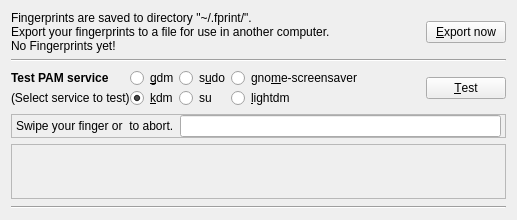
      <widget class="QWidget" name="settingsTab">
       <attribute name="title">
        <string>Settings</string>
       </attribute>
       <layout class="QVBoxLayout" name="verticalLayout_5">
        <item>
         <layout class="QHBoxLayout" name="horizontalLayout_3">
          <property name="spacing">
           <number>0</number>
          </property>
          <property name="sizeConstraint">
           <enum>QLayout::SetNoConstraint</enum>
          </property>
          <property name="leftMargin">
           <number>0</number>
          </property>
          <property name="topMargin">
           <number>0</number>
          </property>
          <property name="rightMargin">
           <number>0</number>
          </property>
          <property name="bottomMargin">
           <number>0</number>
          </property>
          <item>
           <layout class="QVBoxLayout">
            <property name="spacing">
             <number>0</number>
            </property>
            <item>
             <widget class="QLabel" name="fprintLabel1">
              <property name="text">
               <string>Fingerprints are saved to directory &quot;~/.fprint/&quot;.</string>
              </property>
             </widget>
            </item>
            <item>
             <widget class="QLabel" name="fprintLabel2">
              <property name="text">
               <string>Export your fingerprints to a file for use in another computer.</string>
              </property>
             </widget>
            </item>
            <item>
             <widget class="QLabel" name="noFingerprintsLabel">
              <property name="text">
               <string>No Fingerprints yet!</string>
              </property>
             </widget>
            </item>
           </layout>
          </item>
          <item>
           <spacer>
            <property name="orientation">
             <enum>Qt::Horizontal</enum>
            </property>
            <property name="sizeHint" stdset="0">
             <size>
              <width>1</width>
              <height>20</height>
             </size>
            </property>
           </spacer>
          </item>
          <item>
           <widget class="QPushButton" name="exportButton">
            <property name="toolTip">
             <string>Save your fingerprints and setting to file.</string>
            </property>
            <property name="text">
             <string>&amp;Export now</string>
            </property>
           </widget>
          </item>
         </layout>
        </item>
        <item>
         <widget class="Line" name="line_2">
          <property name="sizePolicy">
           <sizepolicy hsizetype="Expanding" vsizetype="Fixed">
            <horstretch>0</horstretch>
            <verstretch>0</verstretch>
           </sizepolicy>
          </property>
          <property name="orientation">
           <enum>Qt::Horizontal</enum>
          </property>
         </widget>
        </item>
        <item>
         <layout class="QHBoxLayout" name="horizontalLayout">
          <property name="spacing">
           <number>0</number>
          </property>
          <property name="leftMargin">
           <number>0</number>
          </property>
          <property name="topMargin">
           <number>0</number>
          </property>
          <property name="rightMargin">
           <number>0</number>
          </property>
          <property name="bottomMargin">
           <number>0</number>
          </property>
          <item>
           <layout class="QVBoxLayout" name="verticalLayout_4">
            <property name="spacing">
             <number>0</number>
            </property>
            <item>
             <widget class="QLabel" name="testLabel">
              <property name="font">
               <font>
                <weight>75</weight>
                <bold>true</bold>
               </font>
              </property>
              <property name="text">
               <string>Test PAM service</string>
              </property>
             </widget>
            </item>
            <item>
             <widget class="QLabel" name="serviceLabel">
              <property name="font">
               <font>
                <pointsize>9</pointsize>
                <weight>50</weight>
                <bold>false</bold>
               </font>
              </property>
              <property name="text">
               <string>(Select service to test)</string>
              </property>
             </widget>
            </item>
           </layout>
          </item>
          <item>
           <layout class="QVBoxLayout" name="verticalLayout">
            <property name="spacing">
             <number>0</number>
            </property>
            <item>
             <widget class="QRadioButton" name="gdmButton">
              <property name="toolTip">
               <string>PAM service to be tested.</string>
              </property>
              <property name="text">
               <string>&amp;gdm</string>
              </property>
              <property name="checked">
               <bool>false</bool>
              </property>
             </widget>
            </item>
            <item>
             <widget class="QRadioButton" name="kdmButton">
              <property name="enabled">
               <bool>true</bool>
              </property>
              <property name="toolTip">
               <string>PAM service to be tested.</string>
              </property>
              <property name="text">
               <string>&amp;kdm</string>
              </property>
              <property name="checked">
               <bool>true</bool>
              </property>
             </widget>
            </item>
           </layout>
          </item>
          <item>
           <layout class="QVBoxLayout" name="verticalLayout_2">
            <property name="spacing">
             <number>0</number>
            </property>
            <item>
             <widget class="QRadioButton" name="sudoButton">
              <property name="toolTip">
               <string>PAM service to be tested.</string>
              </property>
              <property name="text">
               <string>s&amp;udo</string>
              </property>
             </widget>
            </item>
            <item>
             <widget class="QRadioButton" name="suButton">
              <property name="toolTip">
               <string>PAM service to be tested.</string>
              </property>
              <property name="text">
               <string>su</string>
              </property>
             </widget>
            </item>
           </layout>
          </item>
          <item>
           <layout class="QVBoxLayout" name="verticalLayout_3">
            <property name="spacing">
             <number>0</number>
            </property>
            <item>
             <widget class="QRadioButton" name="gnomescreensaverButton">
              <property name="toolTip">
               <string>PAM service to be tested.</string>
              </property>
              <property name="text">
               <string>gno&amp;me-screensaver</string>
              </property>
             </widget>
            </item>
            <item>
             <widget class="QRadioButton" name="lightdmButton">
              <property name="enabled">
               <bool>true</bool>
              </property>
              <property name="toolTip">
               <string>PAM service to be tested.</string>
              </property>
              <property name="text">
               <string>&amp;lightdm</string>
              </property>
             </widget>
            </item>
           </layout>
          </item>
          <item>
           <spacer>
            <property name="orientation">
             <enum>Qt::Horizontal</enum>
            </property>
            <property name="sizeHint" stdset="0">
             <size>
              <width>13</width>
              <height>22</height>
             </size>
            </property>
           </spacer>
          </item>
          <item>
           <widget class="QPushButton" name="testButton">
            <property name="toolTip">
             <string>Test selected PAM service.</string>
            </property>
            <property name="layoutDirection">
             <enum>Qt::RightToLeft</enum>
            </property>
            <property name="text">
             <string>&amp;Test</string>
            </property>
           </widget>
          </item>
         </layout>
        </item>
        <item>
         <widget class="QFrame" name="frame_2">
          <property name="frameShape">
           <enum>QFrame::StyledPanel</enum>
          </property>
          <property name="frameShadow">
           <enum>QFrame::Raised</enum>
          </property>
          <layout class="QHBoxLayout" name="horizontalLayout_5">
           <property name="leftMargin">
            <number>4</number>
           </property>
           <property name="topMargin">
            <number>0</number>
           </property>
           <property name="rightMargin">
            <number>4</number>
           </property>
           <property name="bottomMargin">
            <number>0</number>
           </property>
           <item>
            <widget class="QLabel" name="promptLabel">
             <property name="text">
              <string>Swipe your finger or &lt;enter&gt; to abort.</string>
             </property>
            </widget>
           </item>
           <item>
            <widget class="QLineEdit" name="resultLabel">
             <property name="toolTip">
              <string>Test result is shown here.</string>
             </property>
             <property name="maxLength">
              <number>256</number>
             </property>
             <property name="echoMode">
              <enum>QLineEdit::Normal</enum>
             </property>
            </widget>
           </item>
          </layout>
         </widget>
        </item>
        <item>
         <widget class="QFrame" name="frame_3">
          <property name="minimumSize">
           <size>
            <width>0</width>
            <height>55</height>
           </size>
          </property>
          <property name="baseSize">
           <size>
            <width>0</width>
            <height>0</height>
           </size>
          </property>
          <property name="frameShape">
           <enum>QFrame::StyledPanel</enum>
          </property>
          <property name="frameShadow">
           <enum>QFrame::Raised</enum>
          </property>
          <widget class="QWidget" name="verticalLayoutWidget">
           <property name="geometry">
            <rect>
             <x>110</x>
             <y>0</y>
             <width>301</width>
             <height>62</height>
            </rect>
           </property>
           <layout class="QVBoxLayout" name="verticalLayout_9">
            <item>
             <widget class="QLabel" name="testLabel1">
              <property name="font">
               <font>
                <weight>75</weight>
                <bold>true</bold>
               </font>
              </property>
              <property name="text">
               <string/>
              </property>
             </widget>
            </item>
            <item>
             <widget class="QLabel" name="testLabel2">
              <property name="text">
               <string/>
              </property>
             </widget>
            </item>
           </layout>
          </widget>
         </widget>
        </item>
        <item>
         <spacer>
          <property name="orientation">
           <enum>Qt::Vertical</enum>
          </property>
          <property name="sizeHint" stdset="0">
           <size>
            <width>495</width>
            <height>1</height>
           </size>
          </property>
         </spacer>
        </item>
        <item>
         <widget class="Line" name="line_3">
          <property name="orientation">
           <enum>Qt::Horizontal</enum>
          </property>
         </widget>
        </item>
       </layout>
      </widget>
